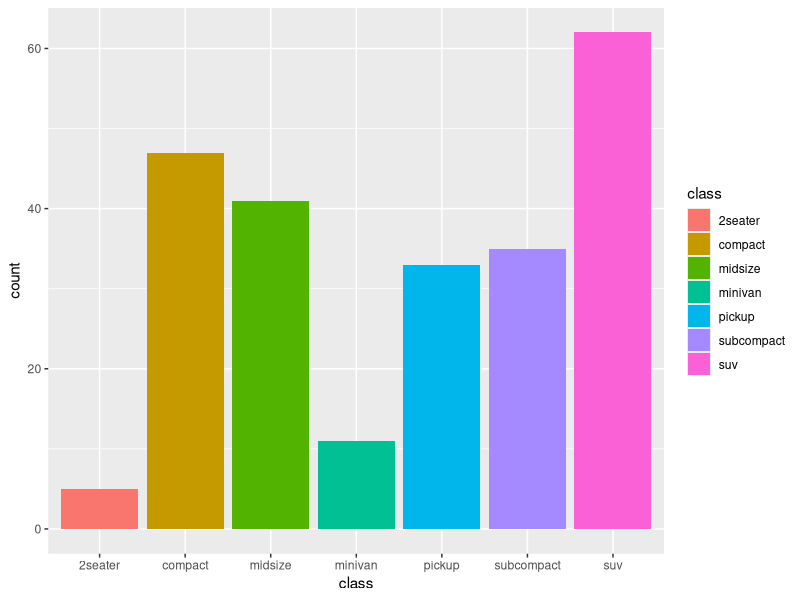
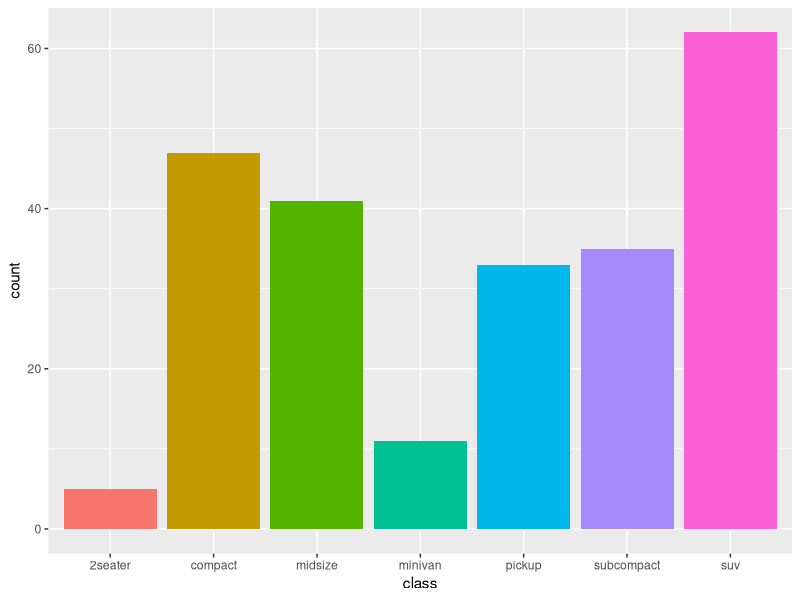
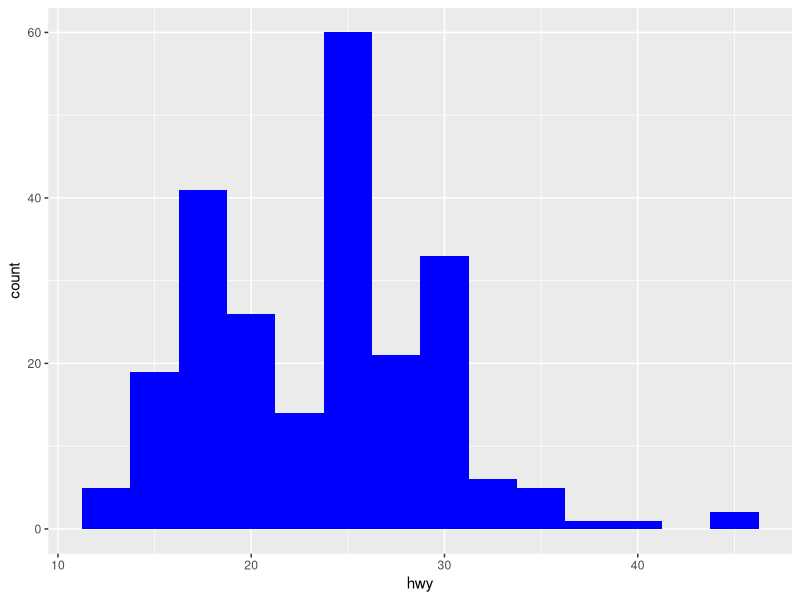
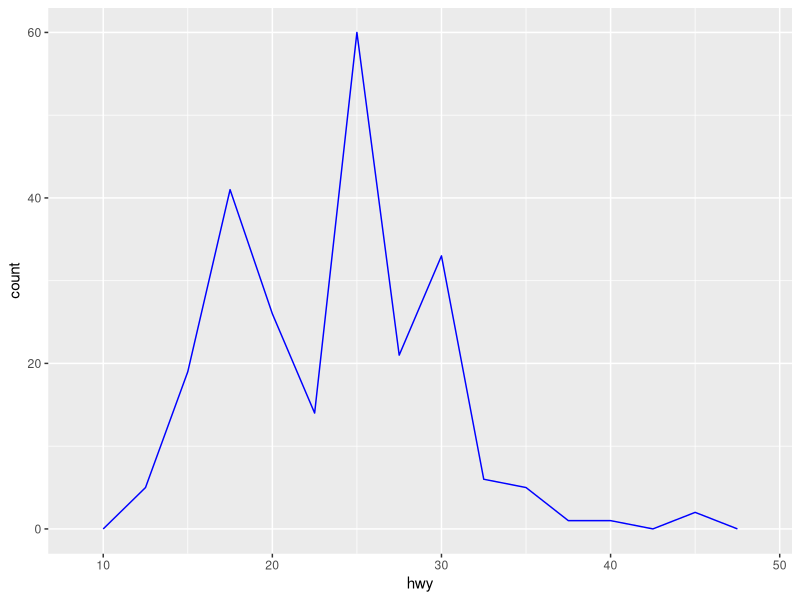
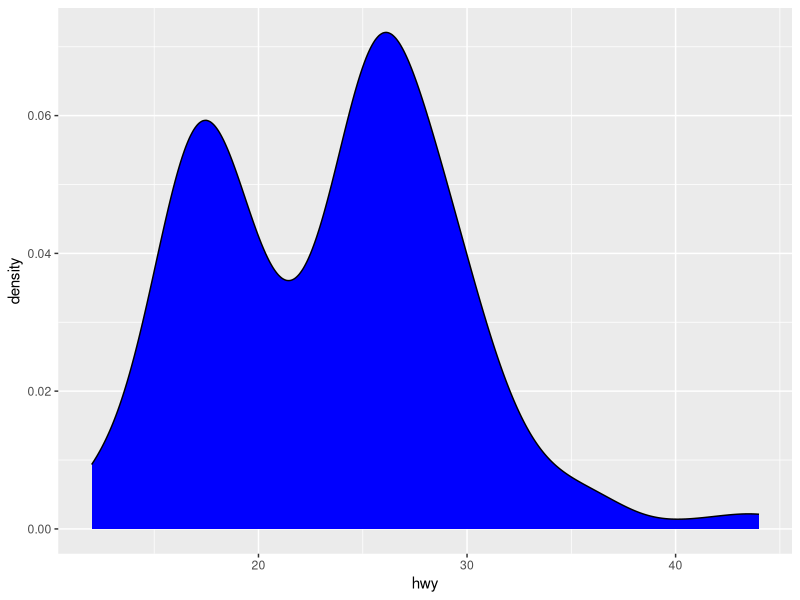
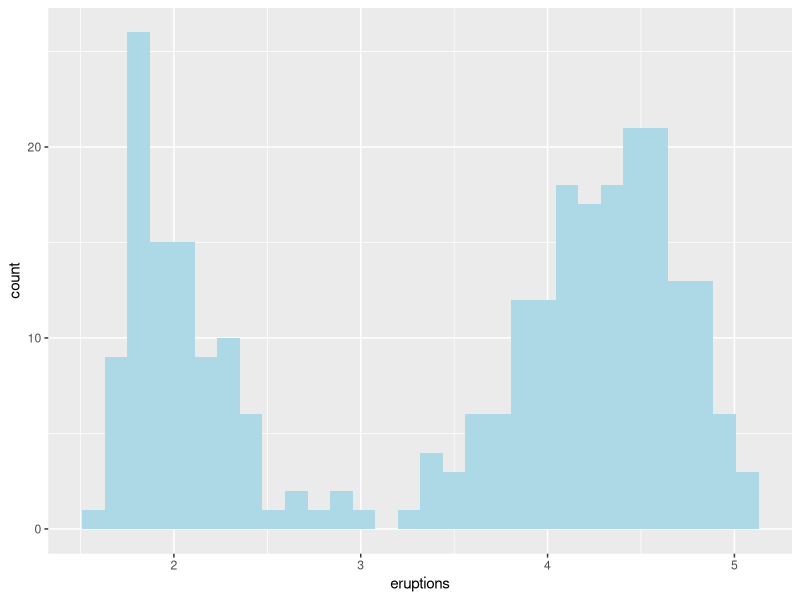
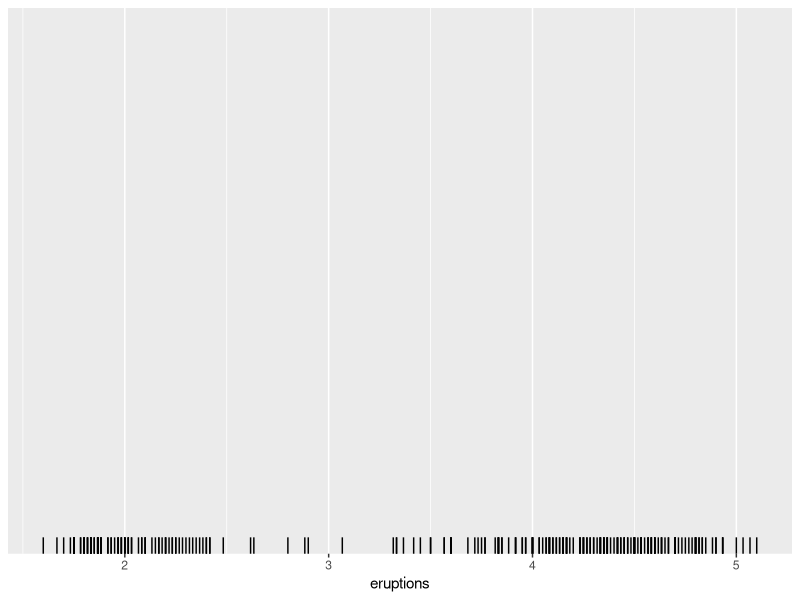
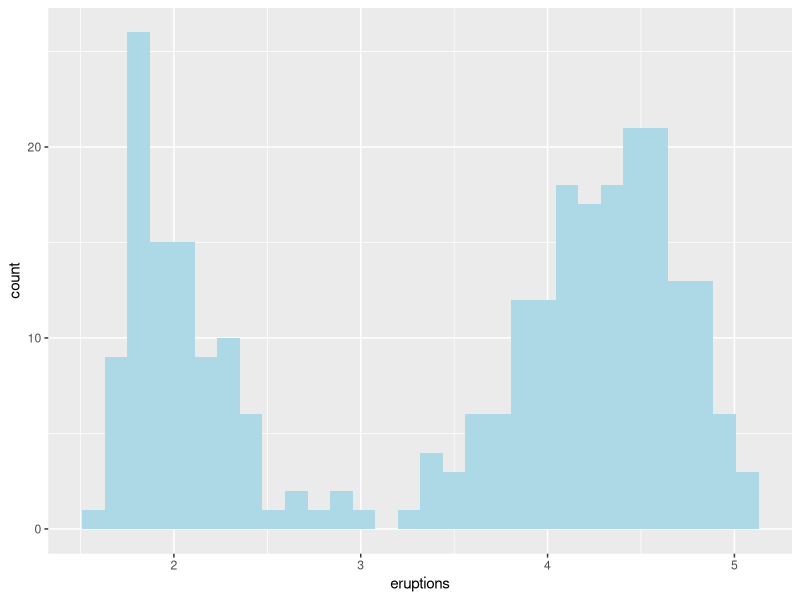

The R script that drew these images, in order:
## ---- chunk 1
knitr::opts_chunk$set(echo = TRUE)
library(tidyverse)
## ---- chunk 2
ggplot(data = mpg, mapping = aes(x = class, fill = class)) +
  geom_bar()
## ---- chunk 3
class_count <- mpg %>% 
  group_by(class) %>% 
  summarize(count = n())
class_count %>% print()
ggplot(data = class_count, mapping = aes(x = class, y = count, fill = class)) +
  geom_col(show.legend = FALSE)
## ---- chunk 4
ggplot(data = mpg, mapping = aes(x = hwy)) +
  geom_histogram(fill = "blue", binwidth = 2.5)
## ---- chunk 5
ggplot(data = mpg, mapping = aes(x = hwy)) +
  geom_freqpoly(color = "blue", binwidth = 2.5)
## ---- chunk 6
ggplot(data = mpg, mapping = aes(x = hwy)) +
  geom_density(fill = "blue")
## ---- chunk 7
ggplot(data = faithful, mapping = aes(x = eruptions)) +
  geom_histogram(fill = "lightblue")
ggplot(data = faithful, mapping = aes(x = eruptions)) +
  geom_rug()
## ---- chunk 8
ggplot(data = faithful, mapping = aes(x = eruptions)) +
  geom_histogram(fill = "lightblue")
ggplot(data = faithful, mapping = aes(x = eruptions)) +
  geom_freqpoly(color = "lightblue")
ggplot(data = faithful, mapping = aes(x = eruptions)) +
  geom_density(fill = "lightblue")
ggplot(data = faithful, mapping = aes(x = eruptions)) +
  geom_rug()
ggplot(data = faithful, mapping = aes(x = eruptions)) +
  geom_histogram(aes(y = stat(density)), fill = "lightgreen") +
  geom_density(fill = "blue", alpha = 0.3) +
  geom_rug(color = "red")
## ---- chunk 9
ggplot(data = mpg, mapping = aes(x = class, y = hwy, fill = class)) +
  geom_violin(show.legend = FALSE)
## ---- chunk 10
ggplot(data = mpg, mapping = aes(x = class, y = hwy, fill = class)) +
  geom_boxplot(show.legend = FALSE)
## ---- chunk 11
ggplot(data = mpg, mapping = aes(x = class, y = hwy, fill = class)) +
  geom_violin(show.legend = FALSE) +
  geom_boxplot(mappingshow.legend = FALSE, width = 0.05, fill = "grey")
## ---- chunk 12
ggplot(data = mpg, mapping = aes(x = displ, y = hwy)) +
  geom_point() 
## ---- chunk 13
ggplot(data = mpg, mapping = aes(x = displ, y = hwy)) +
  geom_jitter()
## ---- chunk 14
ggplot(data = mpg, mapping = aes(x = displ, y = hwy)) +
  geom_path()
## ---- chunk 15
ggplot(data = mpg, mapping = aes(x = displ, y = hwy)) +
  geom_line() 
## ---- chunk 16
b <- ggplot(mtcars, aes(wt, mpg)) +
  geom_point()
b

df <- data.frame(x1 = 2.62, x2 = 3.57, y1 = 21.0, y2 = 15.0)
b +
  geom_curve(aes(x = x1, y = y1, xend = x2, yend = y2, colour = "curve"), data = df) +
  geom_segment(aes(x = x1, y = y1, xend = x2, yend = y2, colour = "segment"), data = df)
## ---- chunk 17
# Create the data from for this problem
plot_data <- data.frame(year = time(LakeHuron), level = as.vector(LakeHuron))
ggplot(data = plot_data, mapping = aes(x = year, y = level)) +
  geom_ribbon(mapping = aes(ymin = level - 1, ymax = level + 1),
              fill = "lightblue") +
  geom_path(size = 1, color = "blue")
## ---- chunk 18
ggplot(data = faithful, aes(x = eruptions)) +
  geom_density(fill = "blue")
## ---- chunk 19
ggplot(data = faithful, aes(x = waiting)) +
  geom_density(fill = "blue")
## ---- chunk 20
m <- ggplot(faithful, aes(x = waiting, y = eruptions)) +
 geom_point() +
 ylim(0.5, 6) +
 xlim(40, 110)
print(m)
m + geom_density_2d()
m + stat_density_2d(aes(fill = stat(level)), geom = "polygon")
## ---- chunk 21
ggplot(data = faithfuld, aes(x = waiting, y = eruptions, z = density)) +
  geom_contour()

ggplot(data = faithful, aes(x = waiting, y = eruptions)) +
  geom_density2d()
## ---- chunk 22
ggplot(data = mpg, mapping = aes(sample = hwy)) +
  geom_qq() +
  geom_qq_line()
## ---- chunk 23
crimes <- data.frame(state = tolower(rownames(USArrests)), USArrests)
crimesm <- gather(crimes, key = variable, value = value, Murder,
                  Assault, UrbanPop, Rape, -state)
crimesm$variable <- as.factor(crimesm$variable)
if (require(maps)) {
  states_map <- map_data("state")
  ggplot(crimes, aes(map_id = state)) +
    geom_map(aes(fill = Murder), map = states_map) +
    expand_limits(x = states_map$long, y = states_map$lat)

  last_plot() + coord_map()
  ggplot(crimesm, aes(map_id = state)) +
    geom_map(aes(fill = value), map = states_map) +
    expand_limits(x = states_map$long, y = states_map$lat) +
    facet_wrap(vars(variable))
}

